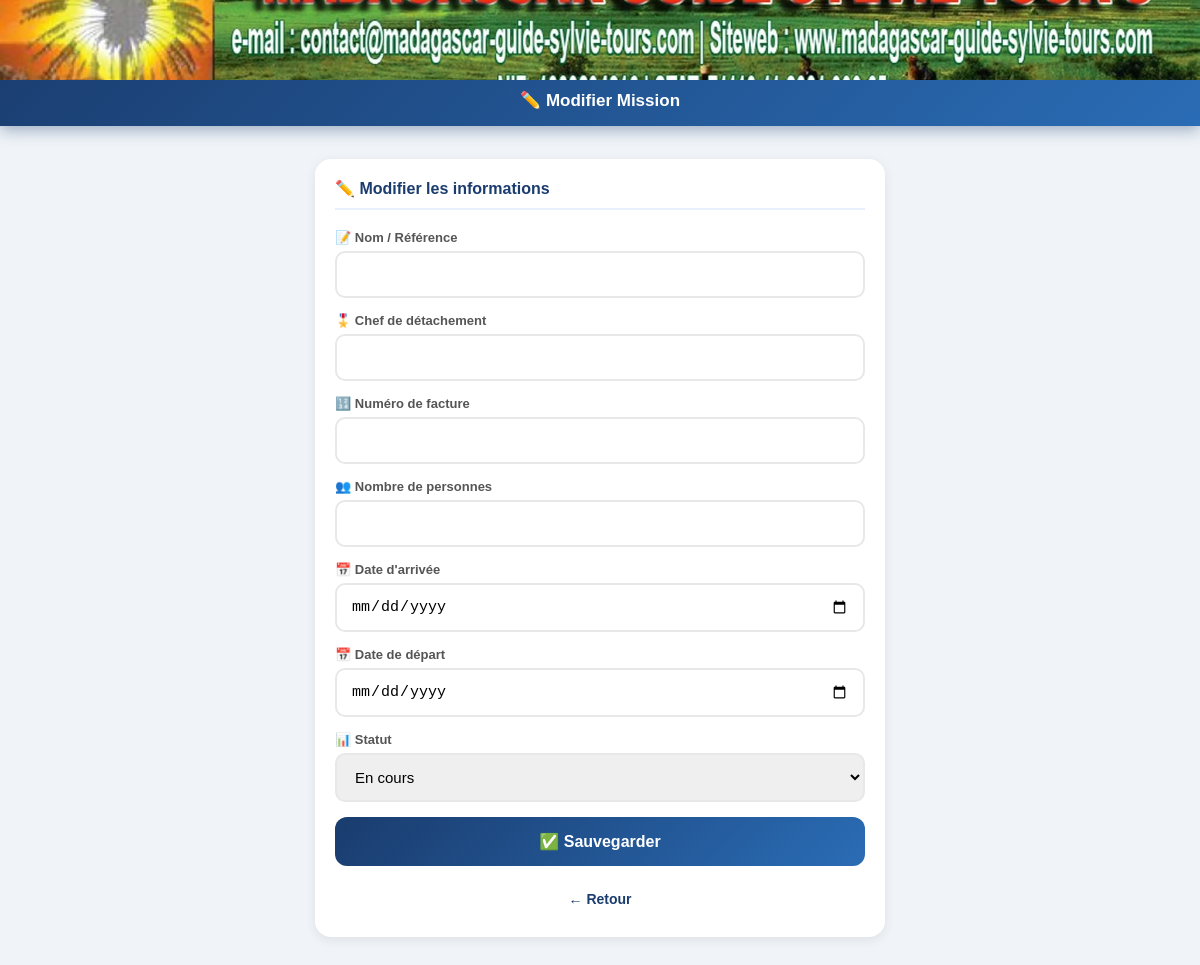
Page /modifier_mission/14 on the earlier database version.
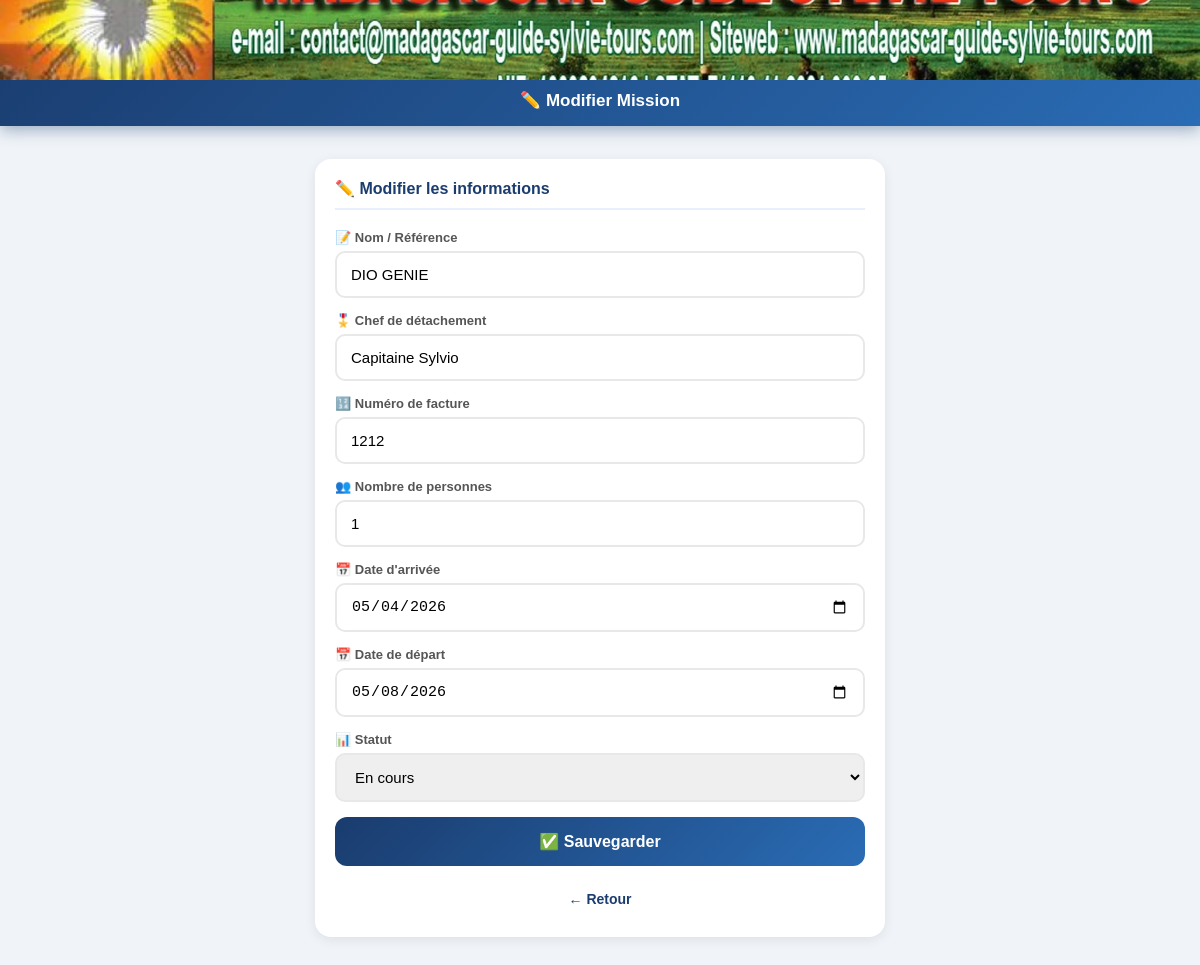
Same page on the later database version.
### tables this page shows
CREATE TABLE missions (
        id INTEGER PRIMARY KEY AUTOINCREMENT,
        nom TEXT NOT NULL,
        client TEXT,
        nb_personnes INTEGER,
        date_arrivee TEXT,
        date_depart TEXT,
        statut TEXT DEFAULT 'en cours',
        numero_facture TEXT,
        notes TEXT
    );

### app.py (the view, shortened to what this page needs)
@app.route('/modifier_mission/<int:mission_id>', methods=['GET', 'POST'])
def modifier_mission(mission_id):
    conn = sqlite3.connect(DB)
    c = conn.cursor()
    c.execute("SELECT * FROM missions WHERE id=?", (mission_id,))
    mission = c.fetchone()
    conn.close()
    return render_template('modifier_mission.html', mission=mission)

### templates/modifier_mission.html (shortened to what this page needs)
<!DOCTYPE html>
<html lang="fr">
<head>
</head>
<body>
    <div class="header">
        <img src="/static/logo.jpg" class="header-logo" alt="Logo">
        <div class="header-text"><h1>✏️ Modifier Mission</h1></div>
    </div>
    <div class="container">
        <div class="card">
            <div class="card-title">✏️ Modifier les informations</div>
            <form method="POST">
                <div class="form-group">
                    <label>📝 Nom / Référence</label>
                    <input type="text" name="nom" value="{{ mission[1] }}" required>
                </div>
                <div class="form-group">
                    <label>🎖️ Chef de détachement</label>
                    <input type="text" name="client" value="{{ mission[2] }}" required>
                </div>
                <div class="form-group">
                    <label>🔢 Numéro de facture</label>
                    <input type="text" name="numero_facture" value="{{ mission[7] or '' }}">
                </div>
                <div class="form-group">
                    <label>👥 Nombre de personnes</label>
                    <input type="number" name="nb_personnes" value="{{ mission[3] }}" min="1" required>
                </div>
                <div class="form-group">
                    <label>📅 Date d'arrivée</label>
                    <input type="date" name="date_arrivee" value="{{ mission[4] }}" required>
                </div>
                <div class="form-group">
                    <label>📅 Date de départ</label>
                    <input type="date" name="date_depart" value="{{ mission[5] }}" required>
                </div>
                <div class="form-group">
                    <label>📊 Statut</label>
                    <select name="statut">
                        <option value="en cours" {% if mission[6] == 'en cours' %}selected{% endif %}>En cours</option>
                    </select>
                </div>
                <button type="submit" class="btn">✅ Sauvegarder</button>
            </form>
            <a href="/mission/{{ mission[0] }}" class="btn-retour">← Retour</a>
        </div>
    </div>
</body>
</html>

Differences in the rows shown:
added missions: nom "DIO GENIE", client "Capitaine Sylvio", numero_facture "1212", nb_personnes "1", date_arrivee "05/04/2026", date_depart "05/08/2026", statut "En cours"
Other differences:
form field statut: "En cours" → (not shown)
